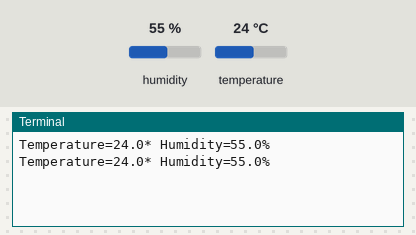
Bench run of a program on a simulated Raspberry Pi (BCM pin numbers). Parts: the last lines printed to the terminal. Inputs (shaded band) come from the test bench; at power-on: humidity 55 %, temperature 24 °C.

Above: at 1.2 s.
1.3 s: humidity set to 22 %
At 2.1 s:
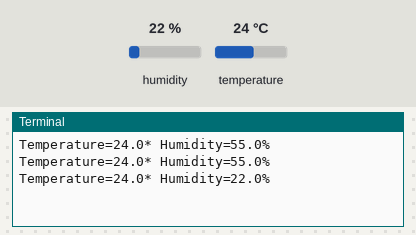
2.8 s: temperature set to 12 °C
At 3.5 s:
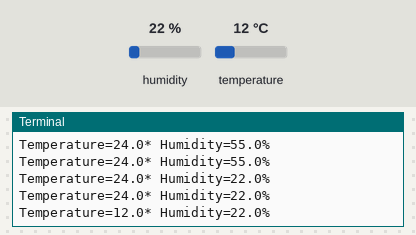
4.3 s: humidity set to 40 %
At 4.8 s:
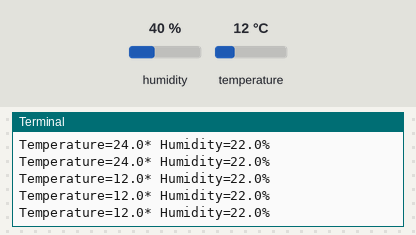
Timing chart, 0 to 7.3 s (numbered marks = the images above; inputs shaded):
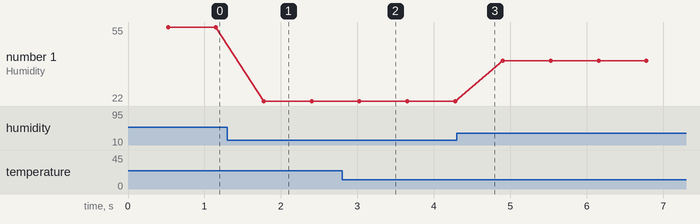

Measured:
- after the input at 1.3 s, the terminal: prints a new line after 0.48 s (image 1)
- after the input at 2.8 s, the terminal: prints a new line after 0.23 s (image 2)
- plotted number 1: 55 → 22 after the input at 1.3 s, 22 → 40 after the input at 4.3 s

The program:

dht11.py
```python
# dht11.py
import Adafruit_DHT
import time

sensor = Adafruit_DHT.DHT11
DHT_PIN = 4

try:
    while True:
        h, t = Adafruit_DHT.read_retry(sensor, DHT_PIN)
        if h is not None and t is not None:
            print(f'Temperature={t:.1f}* Humidity={h:.1f}%')
            # print('Temperature=%.1f* Humidity=%.1f%%' % (t, h))
        else:
            print('Read Error')
        time.sleep(0.1)
finally:
    print('bye')
    
```
